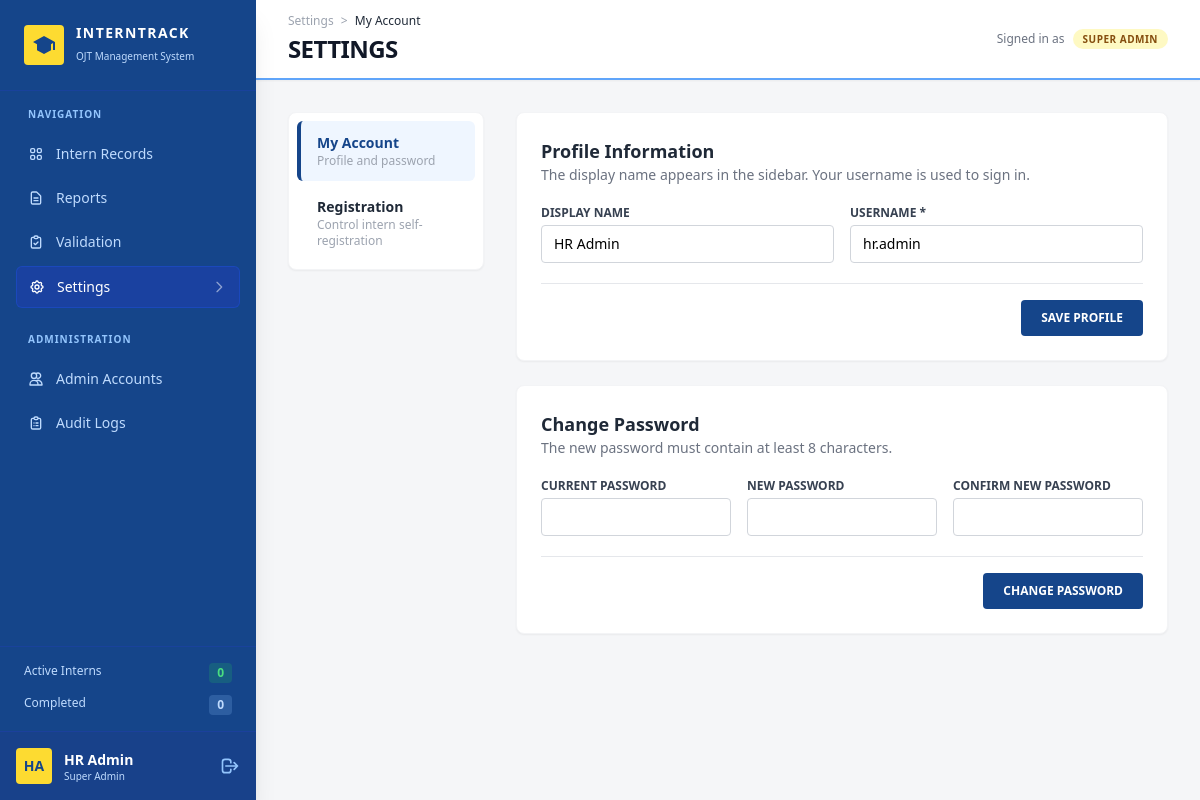
The page /settings.php (signed in) on the database its author committed.
### tables this page shows
CREATE TABLE `users` (
  `id` int(11) NOT NULL,
  `username` varchar(50) NOT NULL,
  `password_hash` varchar(255) NOT NULL,
  `created_at` timestamp NOT NULL DEFAULT current_timestamp(),
  `display_name` varchar(100) DEFAULT NULL,
  `role` varchar(20) NOT NULL DEFAULT 'admin',
  `is_active` tinyint(1) NOT NULL DEFAULT 1,
  `last_login_at` datetime DEFAULT NULL
);

### settings.php (the view, shortened to what this page needs)
<?php
require_once 'db.php';
require_login();
$me  = current_user();
$tabs = ['account' => ['My Account', 'Profile and password']];
if (can('registration.manage')) { $tabs['registration'] = ['Registration', 'Control intern self-registration']; }
$tab = array_key_exists($_GET['tab'] ?? '', $tabs) ? $_GET['tab'] : 'account';
function toggle(string $name, string $title, string $desc, bool $on): void { ?>
<?php }
$I = INPUT_CLS; $L = LABEL_CLS;
$saveBtn = 'rounded bg-figmaBlue px-5 py-2.5 text-xs font-bold text-white transition hover:bg-blue-900';
$card = 'rounded-lg border border-gray-100 bg-white p-6 shadow-sm';
page_start($pdo, 'Settings', 'settings');
?>
        <header class="h-20 bg-white px-8 flex justify-between items-center border-b-2 border-blue-400 shadow-sm shrink-0">
            <div>
                <div class="text-xs text-gray-400 font-medium mb-1">Settings <span class="mx-1">></span> <span class="text-gray-800"><?= e($tabs[$tab][0]) ?></span></div>
                <h2 class="text-2xl font-black uppercase text-gray-900 tracking-tight">SETTINGS</h2>
            </div>
            <div class="flex items-center gap-2 text-xs text-gray-500">Signed in as <?= role_badge($me['role']) ?></div>
        </header>
        <div class="p-8 overflow-y-auto flex-1">
            <div class="grid grid-cols-12 items-start gap-8">
                <?php if (count($tabs) > 1): ?>
                <nav class="col-span-3 space-y-1 rounded-lg border border-gray-100 bg-white p-2 shadow-sm">
                    <?php foreach ($tabs as $key => [$label, $hint]): $on = $key === $tab; ?>
                        <a href="settings.php?tab=<?= $key ?>" class="block rounded-md border-l-4 px-4 py-3 transition <?= $on ? 'border-figmaBlue bg-blue-50' : 'border-transparent hover:bg-gray-50' ?>">
                            <div class="text-sm font-bold <?= $on ? 'text-figmaBlue' : 'text-gray-800' ?>"><?= $label ?></div>
                            <div class="text-xs text-gray-400"><?= $hint ?></div>
                        </a>
                    <?php endforeach; ?>
                </nav>
                <?php endif; ?>
                <div class="<?= count($tabs) > 1 ? 'col-span-9' : 'col-span-12 max-w-4xl' ?> space-y-6">
                <?php if ($tab === 'account'): ?>
                    <form method="POST" action="settings.php?tab=account" class="<?= $card ?>">
                        <h3 class="text-lg font-bold text-gray-800">Profile Information</h3>
                        <p class="mb-5 text-sm text-gray-500">The display name appears in the sidebar. Your username is used to sign in.</p>
                        <div class="grid grid-cols-2 gap-4">
                            <div><label class="<?= $L ?>" for="display_name">DISPLAY NAME</label><input id="display_name" name="display_name" value="<?= e($me['display_name']) ?>" maxlength="100" placeholder="e.g. Maria Santos" class="<?= $I ?>"></div>
                            <div><label class="<?= $L ?>" for="username">USERNAME *</label><input id="username" name="username" value="<?= e($me['username']) ?>" maxlength="50" required class="<?= $I ?>"></div>
                        </div>
                        <div class="mt-5 flex justify-end border-t pt-4"><button class="<?= $saveBtn ?>">SAVE PROFILE</button></div>
                    </form>
                    <form method="POST" action="settings.php?tab=account" class="<?= $card ?>">
                        <h3 class="text-lg font-bold text-gray-800">Change Password</h3>
                        <p class="mb-5 text-sm text-gray-500">The new password must contain at least 8 characters.</p>
                        <div class="grid grid-cols-3 gap-4">
                            <div><label class="<?= $L ?>" for="cp1">CURRENT PASSWORD</label><input id="cp1" type="password" name="current_password" autocomplete="current-password" required class="<?= $I ?>"></div>
                            <div><label class="<?= $L ?>" for="cp2">NEW PASSWORD</label><input id="cp2" type="password" name="new_password" minlength="8" autocomplete="new-password" required class="<?= $I ?>"></div>
                            <div><label class="<?= $L ?>" for="cp3">CONFIRM NEW PASSWORD</label><input id="cp3" type="password" name="confirm_password" minlength="8" autocomplete="new-password" required class="<?= $I ?>"></div>
                        </div>
                        <div class="mt-5 flex justify-end border-t pt-4"><button class="<?= $saveBtn ?>">CHANGE PASSWORD</button></div>
                    </form>
                <?php endif; ?>
                </div>
            </div>
        </div>
    </main>
</body>
</html>

### functions.php (shortened to what this page needs)
<?php
function e($v): string { return htmlspecialchars((string)$v, ENT_QUOTES, 'UTF-8'); }
function role_label(?string $role): string { return ROLE_LABELS[$role] ?? 'Unassigned'; }
function role_badge(?string $role): string {
    return '<span class="' . (ROLE_CLS[$role] ?? 'bg-gray-100 text-gray-600') . ' rounded-full px-2.5 py-0.5 text-[10px] font-bold uppercase tracking-wider">' . e(role_label($role)) . '</span>';
}
function current_user(bool $refresh = false): ?array {
    global $pdo;
    static $user = false;
    if ($user === false || $refresh) {
        $user = null;
        if (!empty($_SESSION['user_id'])) {
            $st = $pdo->prepare("SELECT id, username, display_name, `role`, is_active, last_login_at FROM users WHERE id = ?");
            $st->execute([(int)$_SESSION['user_id']]);
            $user = $st->fetch() ?: null;
        }
    }
    return $user;
}
function require_login(): void {
    $u = !empty($_SESSION['loggedin']) ? current_user() : null;
}
function can(string $permission): bool {
    $u = current_user();
    return $u !== null && in_array($u['role'], PERMISSIONS[$permission] ?? [], true);
}
function pending_count(PDO $pdo): int {
    return (int)$pdo->query("SELECT COUNT(*) FROM interns WHERE validation_status='Pending'")->fetchColumn();
}
    ?>
    <?php
function nav_link(string $href, string $label, string $paths, bool $on, int $badge = 0): string {
    $cls = $on ? 'bg-blue-800/60 text-white border border-blue-700/50' : 'text-blue-200 hover:bg-blue-800/40';
    $svg = '<svg class="w-4 h-4" fill="none" stroke="currentColor" viewBox="0 0 24 24">';
    foreach (explode('|', $paths) as $d) {
        $svg .= '<path stroke-linecap="round" stroke-linejoin="round" stroke-width="2" d="' . $d . '"></path>';
    }
    $svg .= '</svg>';
    if ($badge > 0) {
        $right = '<span class="bg-figmaYellow text-figmaBlue text-[10px] font-black px-2 py-0.5 rounded-full">' . $badge . '</span>';
    } elseif ($on) {
        $right = '<svg class="w-4 h-4 opacity-50" fill="none" stroke="currentColor" viewBox="0 0 24 24"><path stroke-linecap="round" stroke-linejoin="round" stroke-width="2" d="M9 5l7 7-7 7"></path></svg>';
    } else {
        $right = '';
    }
    return '<a href="' . $href . '" class="flex items-center justify-between px-3 py-2.5 rounded-md text-sm font-medium transition-colors ' . $cls . '">'
         . '<div class="flex items-center gap-3">' . $svg . e($label) . '</div>' . $right . '</a>';
}
function page_start(PDO $pdo, string $title, string $active): void {
    $sys = e(APP_NAME);
    $stats = ['Active' => 0, 'Completed' => 0];
    $pending = pending_count($pdo);
    $u = current_user() ?: ['username' => 'user', 'display_name' => null, 'role' => null];
    $name = trim($u['display_name'] ?: $u['username']);
    $parts = preg_split('/[\s._-]+/', $name) ?: [$name];
    $initials = strtoupper(mb_substr($parts[0], 0, 1) . (isset($parts[1]) ? mb_substr($parts[1], 0, 1) : mb_substr($parts[0], 1, 1)));
    $main = [
        ['dashboard',  'dashboard.php',  'Intern Records', 'M4 6a2 2 0 012-2h2a2 2 0 012 2v2a2 2 0 01-2 2H6a2 2 0 01-2-2V6zM14 6a2 2 0 012-2h2a2 2 0 012 2v2a2 2 0 01-2 2h-2a2 2 0 01-2-2V6zM4 16a2 2 0 012-2h2a2 2 0 012 2v2a2 2 0 01-2 2H6a2 2 0 01-2-2v-2zM14 16a2 2 0 012-2h2a2 2 0 012 2v2a2 2 0 01-2 2h-2a2 2 0 01-2-2v-2z', 'records.view'],
        ['reports',    'reports.php',    'Reports',        'M9 12h6m-6 4h6m2 5H7a2 2 0 01-2-2V5a2 2 0 012-2h5.586a1 1 0 01.707.293l5.414 5.414a1 1 0 01.293.707V19a2 2 0 01-2 2z', 'reports.view'],
        ['validation', 'validation.php', 'Validation',     'M9 5H7a2 2 0 00-2 2v12a2 2 0 002 2h10a2 2 0 002-2V7a2 2 0 00-2-2h-2M9 5a2 2 0 002 2h2a2 2 0 002-2M9 5a2 2 0 012-2h2a2 2 0 012 2m-6 9l2 2 4-4', 'validation.view'],
        ['settings',   'settings.php',   'Settings',       'M10.325 4.317c.426-1.756 2.924-1.756 3.35 0a1.724 1.724 0 002.573 1.066c1.543-.94 3.31.826 2.37 2.37a1.724 1.724 0 001.065 2.572c1.756.426 1.756 2.924 0 3.35a1.724 1.724 0 00-1.066 2.573c.94 1.543-.826 3.31-2.37 2.37a1.724 1.724 0 00-2.572 1.065c-.426 1.756-2.924 1.756-3.35 0a1.724 1.724 0 00-2.573-1.066c-1.543.94-3.31-.826-2.37-2.37a1.724 1.724 0 00-1.065-2.572c-1.756-.426-1.756-2.924 0-3.35a1.724 1.724 0 001.066-2.573c-.94-1.543.826-3.31 2.37-2.37.996.608 2.296.07 2.572-1.065z|M15 12a3 3 0 11-6 0 3 3 0 016 0z', 'account.manage_own'],
    ];
    $admin = [
        ['accounts', 'accounts.php', 'Admin Accounts', 'M12 4.354a4 4 0 110 5.292M15 21H3v-1a6 6 0 0112 0v1zm0 0h6v-1a6 6 0 00-9-5.197M13 7a4 4 0 11-8 0 4 4 0 018 0z', 'users.manage'],
        ['audit', 'audit_logs.php', 'Audit Logs', 'M9 5H7a2 2 0 00-2 2v12a2 2 0 002 2h10a2 2 0 002-2V7a2 2 0 00-2-2h-2M9 5a2 2 0 002 2h2a2 2 0 002-2M9 5a2 2 0 012-2h2a2 2 0 012 2m-3 7h3m-3 4h3m-6-4h.01M9 16h.01', 'audit.view'],
    ];
    $admin = array_values(array_filter($admin, fn($i) => can($i[4])));
    ?>
<!DOCTYPE html>
<html lang="en">
<head>
    <script src="https://cdn.tailwindcss.com"></script>
</head>
<body class="flex h-screen bg-figmaBg font-sans overflow-hidden">
    <aside class="w-64 bg-figmaBlue text-white flex flex-col justify-between shadow-xl z-20 relative shrink-0 print:hidden">
        <div class="overflow-y-auto">
            <div class="p-6 flex items-center gap-3 border-b border-blue-800/50">
                <div class="flex h-10 w-10 items-center justify-center rounded bg-figmaYellow text-figmaBlue shrink-0">
                    <svg xmlns="http://www.w3.org/2000/svg" class="h-6 w-6" fill="currentColor" viewBox="0 0 24 24"><path d="M12 3L1 9l4 2.18v6L12 21l7-3.82v-6l2-1.09V17h2V9L12 3z"/></svg>
                </div>
                <div>
                    <h1 class="text-sm font-bold tracking-widest leading-tight uppercase"><?= $sys ?></h1>
                    <span class="text-[10px] text-blue-200">OJT Management System</span>
                </div>
            </div>
            <div class="p-4">
                <div class="text-[10px] font-bold tracking-widest text-blue-300 mb-3 px-3">NAVIGATION</div>
                <nav class="space-y-1">
                    <?php foreach ($main as [$key, $href, $label, $paths, $perm]): if (!can($perm)) { continue; } ?>
                        <?= nav_link($href, $label, $paths, $key === $active, $key === 'validation' ? $pending : 0) ?>
                    <?php endforeach; ?>
                </nav>
                <?php if ($admin): ?>
                <div class="text-[10px] font-bold tracking-widest text-blue-300 mt-6 mb-3 px-3">ADMINISTRATION</div>
                <nav class="space-y-1">
                    <?php foreach ($admin as [$key, $href, $label, $paths]): ?>
                        <?= nav_link($href, $label, $paths, $key === $active) ?>
                    <?php endforeach; ?>
                </nav>
                <?php endif; ?>
            </div>
        </div>
        <div>
            <div class="px-6 py-4 space-y-3 border-t border-blue-800/50">
                <div class="flex justify-between text-xs text-blue-200">
                    <span>Active Interns</span><span class="bg-green-500/20 text-green-400 px-2 py-0.5 rounded font-bold"><?= $stats['Active'] ?></span>
                </div>
                <div class="flex justify-between text-xs text-blue-200">
                    <span>Completed</span><span class="bg-blue-300/20 text-blue-200 px-2 py-0.5 rounded font-bold"><?= $stats['Completed'] ?></span>
                </div>
            </div>
            <div class="p-4 border-t border-blue-800/50 flex items-center justify-between bg-blue-900/30">
                <div class="flex items-center gap-3 min-w-0">
                    <div class="h-9 w-9 rounded bg-figmaYellow flex items-center justify-center text-figmaBlue font-bold text-sm shrink-0"><?= e($initials) ?></div>
                    <div class="leading-tight min-w-0">
                        <div class="text-sm font-bold text-white truncate"><?= e($name) ?></div>
                        <div class="text-[10px] text-blue-200 truncate"><?= e(role_label($u['role'])) ?></div>
                    </div>
                </div>
                <a href="logout.php" title="Sign out" aria-label="Sign out" class="text-blue-300 hover:text-white transition">
                    <svg class="w-5 h-5" fill="none" stroke="currentColor" viewBox="0 0 24 24"><path stroke-linecap="round" stroke-linejoin="round" stroke-width="2" d="M17 16l4-4m0 0l-4-4m4 4H7m6 4v1a3 3 0 01-3 3H6a3 3 0 01-3-3V7a3 3 0 013-3h4a3 3 0 013 3v1"></path></svg>
                </a>
            </div>
        </div>
    </aside>
    <main class="flex-1 flex flex-col h-screen overflow-hidden">
    <?php
}

### rows shown on the page
users: display_name "HA", display_name "HR Admin", role "Super Admin", role "SUPER ADMIN", username "hr.admin"

### other values the page prints
$sys "INTERNTRACK"
$label "Intern Records"
$label "Reports"
$label "Validation"
$label "Settings"
$label "Admin Accounts"
$label "Audit Logs"
$stats['Active'] "0"
$stats['Completed'] "0"
$tabs[$tab][0] "My Account"
$label "My Account"
$hint "Profile and password"
$label "Registration"
$hint "Control intern self-registration"
